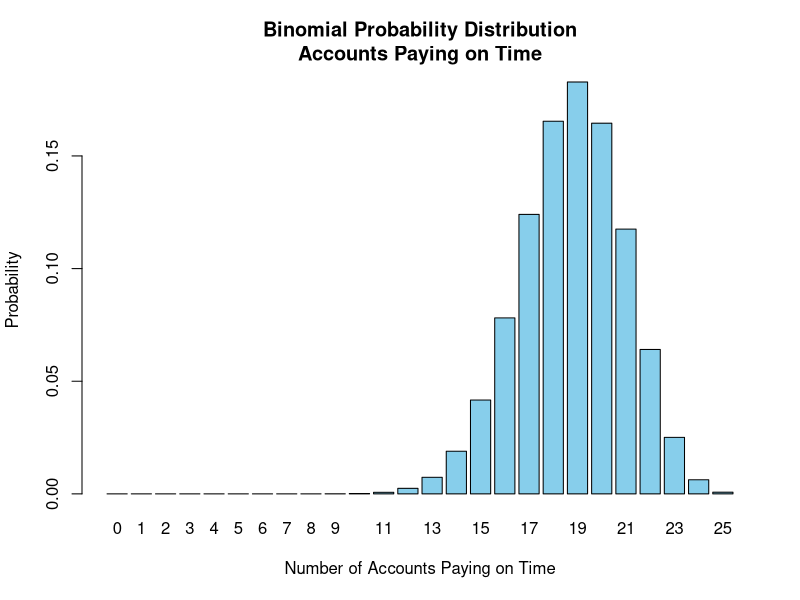
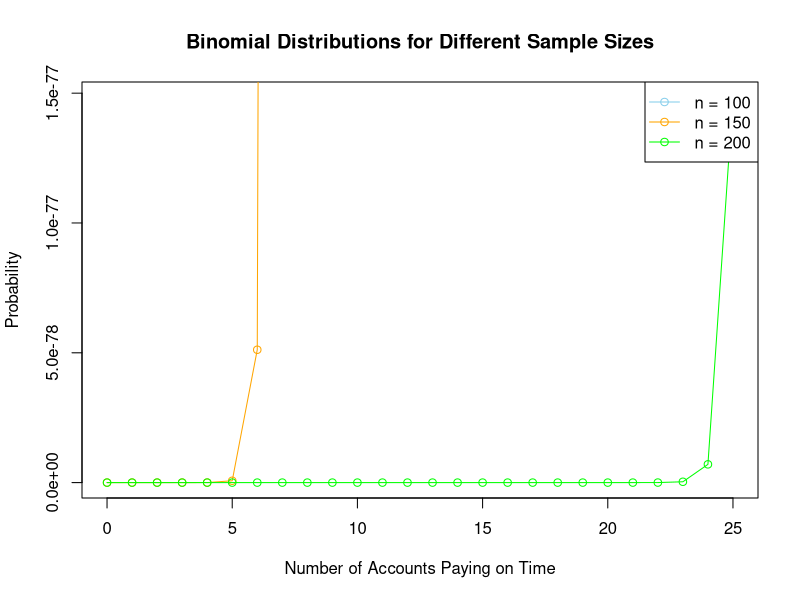

The R script that drew these images, in order:
# Set the parameters
n <- 25  # Number of accounts sampled
p <- 0.75  # Probability of paying on time

# Generate the sequence of possible values of x (number of accounts paying on time)
x <- 0:n

# Calculate the binomial probabilities for each value of x
probabilities <- dbinom(x, size = n, prob = p)

# Create a bar plot for the binomial distribution
barplot(probabilities, names.arg = x, col = "skyblue",
        main = "Binomial Probability Distribution\nAccounts Paying on Time",
        xlab = "Number of Accounts Paying on Time",
        ylab = "Probability")

# Analyze the effect of changing n
n_values <- c(100, 150, 200)  # Different sample sizes
colors <- c("skyblue", "orange", "green")

# Plotting for different n values
plot(x, dbinom(x, size = n_values[1], prob = p), type = "o", col = colors[1],
     ylim = c(0, max(dbinom(x, size = max(n_values), prob = p))),
     main = "Binomial Distributions for Different Sample Sizes",
     xlab = "Number of Accounts Paying on Time", ylab = "Probability")
for (i in 2:length(n_values)) {
  points(x, dbinom(x, size = n_values[i], prob = p), type = "o", col = colors[i])
}
legend("topright", legend = paste("n =", n_values), col = colors, lty = 1, pch = 1)

# Summary of observations
cat("As the number of individuals (n) increases, the binomial distribution becomes more symmetric and concentrated around the mean.\n")
